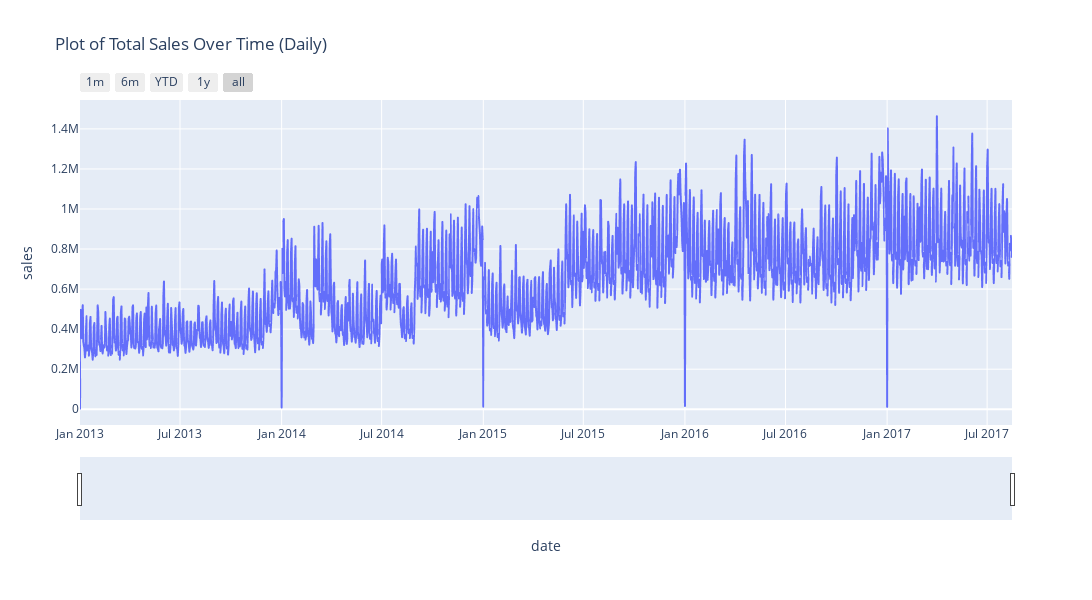

The code cell stored with this chart in its notebook:
### Markdown cell above
### **Unit sales daily**

### Code cell
# Filter rows where unit_sales > 0
train_copy = train_copy[train_copy['sales'] > 0]

# Group by 'date' and calculate the sum of 'sales'
sales_date_agg = train_copy.groupby('date')['sales'].sum().reset_index()

# Create a lineplot using Plotly Express
fig = px.line(sales_date_agg, x='date', y='sales', title='Plot of Total Sales Over Time (Daily)')
fig.update_layout(width=1200, height=600)

# Add a range slider
fig.update_xaxes(
    rangeslider_visible=True,
    rangeselector=dict(
        buttons=list([
            dict(count=1, label="1m", step="month", stepmode="backward"),
            dict(count=6, label="6m", step="month", stepmode="backward"),
            dict(count=1, label="YTD", step="year", stepmode="todate"),
            dict(count=1, label="1y", step="year", stepmode="backward"),
            dict(step="all")
        ])
    )
)
# Show the plot
fig.show()

### Figure 1 — Plotly figure (JSON) as saved in the notebook; plotly's stock layout.template omitted (floating-point values rounded to 4 significant figures; data arrays with more than 128 entries replaced by an {"elided": "..."} marker saying what was removed)
{"data": [{"hovertemplate": "date=%{x}<br>sales=%{y}<extra></extra>", "legendgroup": "", "line": {"color": "#636efa", "dash": "solid"}, "marker": {"symbol": "circle"}, "mode": "lines", "name": "", "showlegend": false, "type": "scattergl", "x": {"elided": "1684 str values"}, "xaxis": "x", "y": {"elided": "1684 float values"}, "yaxis": "y"}], "layout": {"height": 600, "legend": {"tracegroupgap": 0}, "title": {"text": "Plot of Total Sales Over Time (Daily)"}, "width": 1200, "xaxis": {"anchor": "y", "domain": [0, 1], "rangeselector": {"buttons": [{"count": 1, "label": "1m", "step": "month", "stepmode": "backward"}, {"count": 6, "label": "6m", "step": "month", "stepmode": "backward"}, {"count": 1, "label": "YTD", "step": "year", "stepmode": "todate"}, {"count": 1, "label": "1y", "step": "year", "stepmode": "backward"}, {"step": "all"}]}, "rangeslider": {"visible": true}, "title": {"text": "date"}}, "yaxis": {"anchor": "x", "domain": [0, 1], "title": {"text": "sales"}}}}
